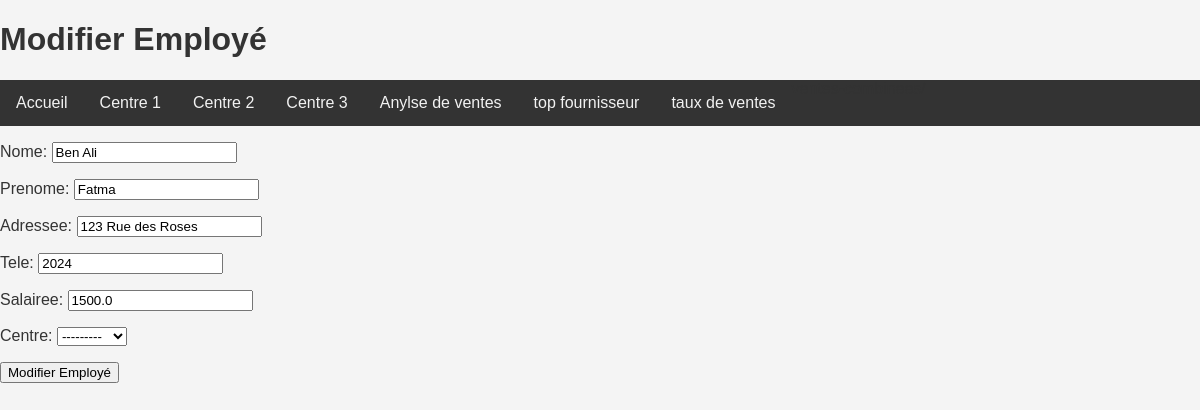
The app's page /modifier_employe/1/ with its own data.
### application/models.py (models this page shows, shortened)
class Employe(models.Model):
    nome = models.CharField(max_length=40)
    prenome = models.CharField(max_length=40)
    adressee = models.CharField(max_length=100)
    tele = models.IntegerField()
    salairee = models.FloatField(max_length=20)
    centre = models.ForeignKey(Centre, on_delete=models.CASCADE, null=True, blank=True)

### application/views.py (the view)
# urls.py: path('modifier_employe/<int:pk>/', views.modifier_employe, name='modifier_employe'),
def modifier_employe(request, pk):
    employe = Employe.objects.get(pk=pk)
    if request.method == 'POST':
        form = EmployeForm(request.POST, instance=employe)
        if form.is_valid():
            form.save()
            return redirect('gerer_employes')
    else:
        form = EmployeForm(instance=employe)
    return render(request, 'modifier_employe.html', {'form': form, 'employe': employe})

### application/forms.py
class EmployeForm(forms.ModelForm):
    class Meta:
        model = Employe
        fields = '__all__'
        widgets = {
            'centre': forms.Select(attrs={'class': 'selectpicker'}),
            'nome': forms.TextInput(attrs={'readonly': 'readonly'}),
            'prenome': forms.TextInput(attrs={'readonly': 'readonly'}),
            'adressee': forms.TextInput(attrs={'readonly': 'readonly'}),
            'tele': forms.TextInput(attrs={'readonly': 'readonly'}),
            'salairee': forms.TextInput(attrs={'readonly': 'readonly'}),
        }

### application/models.py (called while the page is built)
     def __str__(self):
        return self.designationc

### application/templates/modifier_employe.html (shortened to what this page needs)
{% load static %}
<!DOCTYPE html><!DOCTYPE html>
<html lang="en">
<head>
    <link rel="stylesheet" href="{% static 'application/styles.css' %}">
</head>
<body>
    <h1>Modifier Employé</h1>
    <nav class="nav-agriculture">
        <a href="{% url 'index' %}">Accueil</a>
        <a href="{% url 'centre_menu' centre_id=1 %}">Centre 1</a>
        <a href="{% url 'centre_menu' centre_id=2 %}">Centre 2</a>
        <a href="{% url 'centre_menu' centre_id=3 %}">Centre 3</a>
        <a href="{% url 'analyse_ventes' %}">Anylse de ventes </a>
        <a href="{% url 'top_fournisseurs' %}">top fournisseur </a>
        <a href="{% url 'ventes_combinees' %}">taux de ventes  </a>
    </nav>
    <form method="post" action="{% url 'modifier_employe' employe.id %}">
        {{ form.as_p }}
        <button type="submit">Modifier Employé</button>
    </form>
</body>
</html>

### application/static/application/styles.css (style rules this page uses)
body { font-family: 'Arial', sans-serif; color: #333; background-color: #f4f4f4; margin: 0; padding: 0; }
.nav-agriculture { background-color: #333; overflow: hidden; }
.nav-agriculture a { float: left; display: block; color: #f2f2f2; text-align: center; padding: 14px 16px; text-decoration: none; }

### records on screen
Employe: nome "Ben Ali", prenome "Fatma", adressee "123 Rue des Roses", tele "2024", salairee "1500.0", centre "---------"
